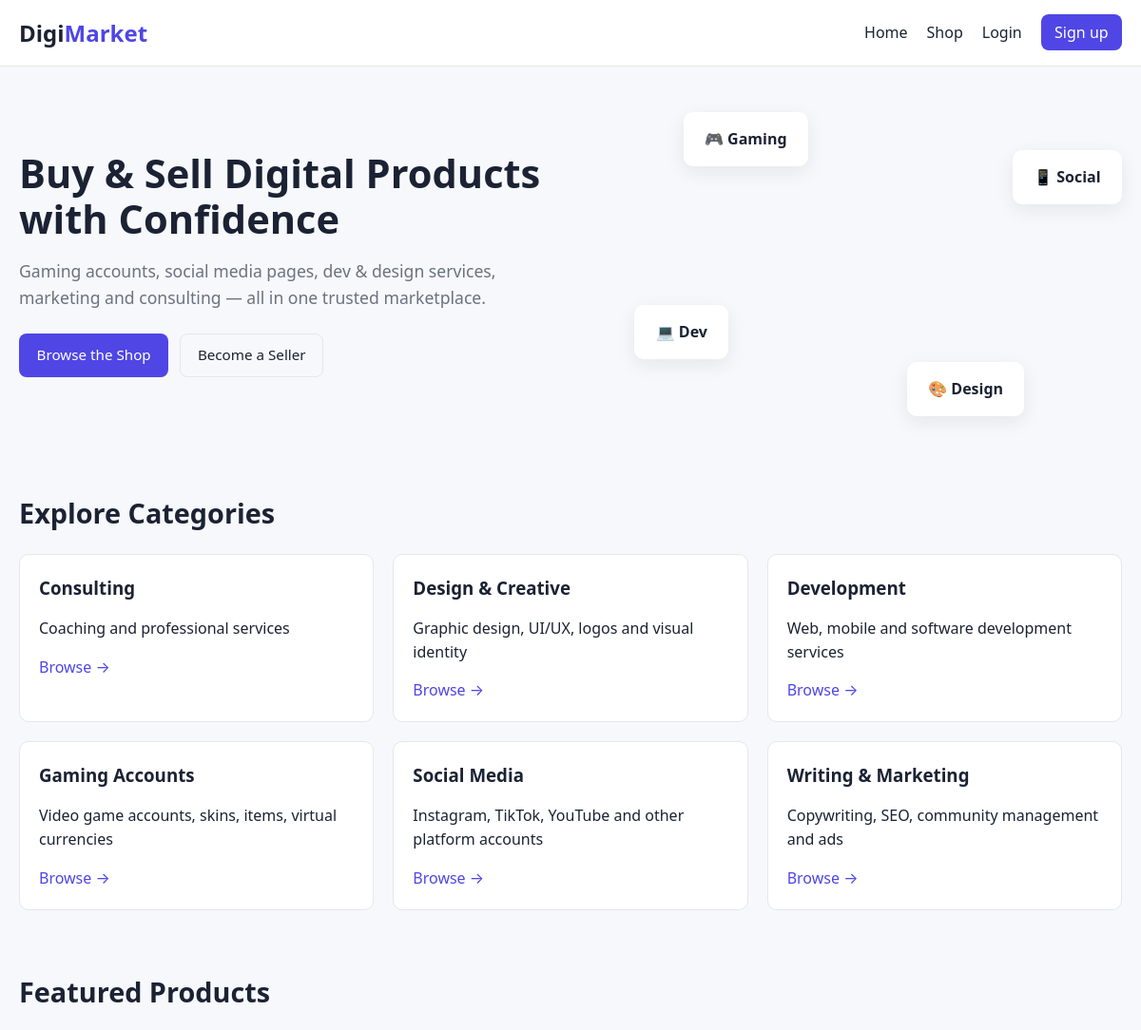
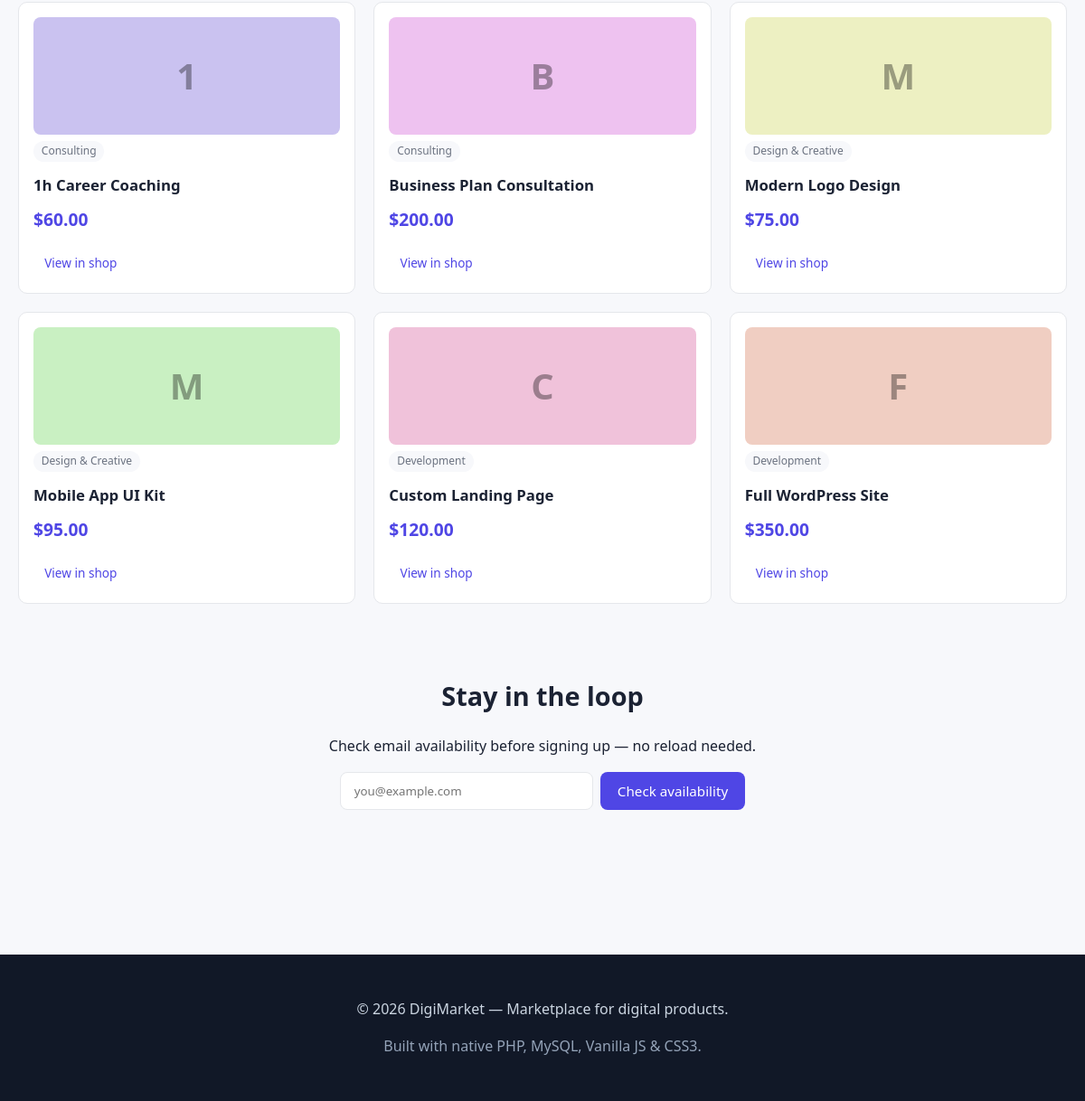
The page / on the database its author committed (2 pictures, top to bottom).
### tables this page shows
CREATE TABLE categories (
    id INT AUTO_INCREMENT PRIMARY KEY,
    name VARCHAR(80) NOT NULL UNIQUE,
    slug VARCHAR(80) NOT NULL UNIQUE,
    description TEXT
);

CREATE TABLE products (
    id INT AUTO_INCREMENT PRIMARY KEY,
    category_id INT NOT NULL,
    seller_id INT NOT NULL,
    title VARCHAR(150) NOT NULL,
    description TEXT NOT NULL,
    price DECIMAL(10,2) NOT NULL,
    image VARCHAR(255) DEFAULT 'placeholder.png',
    stock INT NOT NULL DEFAULT 1,
    created_at DATETIME NOT NULL DEFAULT CURRENT_TIMESTAMP,
    FOREIGN KEY (category_id) REFERENCES categories(id) ON DELETE CASCADE,
    FOREIGN KEY (seller_id)   REFERENCES users(id)      ON DELETE CASCADE,
    INDEX idx_cat (category_id),
    INDEX idx_title (title)
);

### db.php (called while the page is built, shortened)
<?php
function e($v) { return htmlspecialchars(isset($v) ? $v : '', ENT_QUOTES, 'UTF-8'); }
function is_logged_in() { return isset($_SESSION['user_id']); }

### index.php (the view, shortened to what this page needs)
<?php
require_once __DIR__ . '/config/db.php';
$categories = $pdo->query("SELECT * FROM categories ORDER BY name")->fetchAll();
$featured   = $pdo->query("SELECT p.*, c.name AS category_name
                           FROM products p
                           JOIN categories c ON c.id = p.category_id
                           ORDER BY p.created_at DESC LIMIT 6")->fetchAll();
include __DIR__ . '/includes/header.php';
?>
<section class="hero">
  <div class="hero-text">
    <h1>Buy &amp; Sell Digital Products with Confidence</h1>
    <p>Gaming accounts, social media pages, dev &amp; design services, marketing and consulting — all in one trusted marketplace.</p>
    <div class="hero-cta">
      <a href="shop.php" class="btn btn-primary">Browse the Shop</a>
      <a href="register.php" class="btn btn-ghost">Become a Seller</a>
    </div>
  </div>
  <div class="hero-card" aria-hidden="true">
    <div class="float-card c1">🎮 Gaming</div>
    <div class="float-card c2">📱 Social</div>
    <div class="float-card c3">💻 Dev</div>
    <div class="float-card c4">🎨 Design</div>
  </div>
</section>
<section class="categories">
  <h2>Explore Categories</h2>
  <div class="grid grid-3">
    <?php foreach ($categories as $cat): ?>
      <article class="cat-card">
        <h3><?= e($cat['name']) ?></h3>
        <p><?= e($cat['description']) ?></p>
        <a href="shop.php?category=<?= (int)$cat['id'] ?>">Browse →</a>
      </article>
    <?php endforeach; ?>
  </div>
</section>
<section class="featured">
  <h2>Featured Products</h2>
  <div class="grid grid-3" id="featuredGrid">
    <?php foreach ($featured as $p): ?>
      <article class="product-card">
        <div class="product-img" style="background:hsl(<?= ($p['id']*47)%360 ?> 60% 85%);">
          <?= strtoupper(substr($p['title'],0,1)) ?>
        </div>
        <span class="tag"><?= e($p['category_name']) ?></span>
        <h3><?= e($p['title']) ?></h3>
        <p class="price">$<?= number_format($p['price'],2) ?></p>
        <a href="shop.php" class="btn btn-sm">View in shop</a>
      </article>
    <?php endforeach; ?>
  </div>
</section>
<section class="newsletter">
  <h2>Stay in the loop</h2>
  <p>Check email availability before signing up — no reload needed.</p>
  <form id="emailCheckForm" class="inline-form" novalidate>
    <input type="email" id="emailCheck" placeholder="you@example.com" required>
    <button type="submit" class="btn btn-primary">Check availability</button>
  </form>
  <p id="emailCheckResult" class="result-msg" role="status"></p>
</section>
<?php include __DIR__ . '/includes/footer.php'; ?>

### header.php (shortened to what this page needs)
<?php require_once __DIR__ . '/../config/db.php'; ?>
<!DOCTYPE html>
<html lang="en">
<head>
<link rel="stylesheet" href="/digimarket/assets/css/style.css">
</head>
<body>
<header class="site-header">
  <div class="container nav-wrap">
    <a href="/digimarket/index.php" class="logo">Digi<span>Market</span></a>
    <nav class="main-nav">
      <ul>
        <li><a href="/digimarket/index.php">Home</a></li>
        <li><a href="/digimarket/shop.php">Shop</a></li>
        <?php if (is_logged_in()): ?>
          <li><a href="/digimarket/cart.php">Cart
            <?php
              $count = isset($_SESSION['cart']) ? array_sum($_SESSION['cart']) : 0;
              if ($count) echo '<span class="badge">'.$count.'</span>';
            ?>
          </a></li>
          <?php if (is_admin()): ?>
            <li><a href="/digimarket/admin.php" class="admin-link">Admin</a></li>
          <?php endif; ?>
          <li><a href="/digimarket/logout.php">Logout (<?= e($_SESSION['username']) ?>)</a></li>
        <?php else: ?>
          <li><a href="/digimarket/login.php">Login</a></li>
          <li><a href="/digimarket/register.php" class="btn-nav">Sign up</a></li>
        <?php endif; ?>
      </ul>
    </nav>
  </div>
</header>
<main class="container">

### footer.php (shortened to what this page needs)
</main>
<footer class="site-footer">
  <div class="container">
    <p>&copy; <?= date('Y') ?> DigiMarket — Marketplace for digital products.</p>
    <p class="muted">Built with native PHP, MySQL, Vanilla JS & CSS3.</p>
  </div>
</footer>
</body>
</html>

### style.css (style rules this page uses)
:root { --bg: #f7f8fb; --surface: #ffffff; --text: #1b2233; --muted: #6b7280; --primary: #4f46e5; --primary-dark: #3b32c4; --accent: #06b6d4; --danger: #dc2626; --success: #16a34a; --border: #e5e7eb; --radius: 10px; --shadow: 0 6px 20px rgba(20,20,50,.08); --font: 'Segoe UI', Roboto, system-ui, -apple-system, Helvetica, Arial, sans-serif; }
* { box-sizing: border-box; }
html, body { margin: 0; padding: 0; }
body { font-family: var(--font); background: var(--bg); color: var(--text); line-height: 1.55; }
a { color: var(--primary); text-decoration: none; }
.container { max-width: 1200px; margin: 0 auto; padding: 0 1.25rem; }
.site-header { background: var(--surface); border-bottom: 1px solid var(--border); position: sticky; top: 0; z-index: 50; }
.nav-wrap { display:flex; justify-content:space-between; align-items:center; padding:1rem 1.25rem; }
.logo { font-size: 1.5rem; font-weight: 800; color: var(--text); }
.logo span { color: var(--primary); }
.main-nav ul { display:flex; gap:1.25rem; list-style:none; padding:0; margin:0; align-items:center; }
.main-nav a { color: var(--text); font-weight:500; }
.btn-nav { background: var(--primary); color:#fff !important; padding:.5rem .9rem; border-radius:8px; }
.btn { display:inline-block; padding:.65rem 1.1rem; border-radius:8px; border:1px solid transparent; cursor:pointer; font-size:.95rem; font-family:inherit; }
.btn-primary { background: var(--primary); color:#fff; }
.btn-ghost { background: transparent; border-color: var(--border); color: var(--text); }
.btn-sm { padding: .4rem .7rem; font-size: .85rem; }
.hero { display:grid; grid-template-columns: 1.2fr 1fr; gap: 2rem; padding: 3rem 0; align-items:center; }
.hero h1 { font-size: 2.6rem; line-height:1.15; margin: 0 0 1rem; }
.hero p { color: var(--muted); font-size:1.1rem; max-width: 540px; }
.hero-cta { margin-top: 1.5rem; display:flex; gap:.75rem; flex-wrap:wrap; }
.hero-card { position: relative; height: 320px; }
.float-card { position: absolute; padding: 1rem 1.4rem; background: var(--surface); border-radius: var(--radius); box-shadow: var(--shadow); font-weight:600; animation: float 4s ease-in-out infinite; }
.c1 { top: 0; left: 10%; }
.c2 { top: 40px; right: 0; animation-delay: .5s; }
.c3 { bottom:60px; left: 0; animation-delay: 1s; }
.c4 { bottom: 0; right: 20%; animation-delay: 1.5s; }
section { padding: 2rem 0; }
section h2 { font-size: 1.8rem; margin: 0 0 1.25rem; }
.muted { color: var(--muted); }
.grid { display: grid; gap: 1.25rem; }
.grid-3 { grid-template-columns: repeat(3, 1fr); }
.cat-card { background: var(--surface); border-radius: var(--radius); padding: 1.25rem; border: 1px solid var(--border); transition: transform .18s ease, box-shadow .18s; }
.cat-card h3 { margin: 0 0 .5rem; }
.product-card { background: var(--surface); border-radius: var(--radius); border: 1px solid var(--border); padding: 1rem; display:flex; flex-direction:column; gap:.4rem; }
.product-img { height: 130px; border-radius: 8px; display:flex; align-items:center; justify-content:center; font-size: 2.5rem; font-weight: 800; color: rgba(0,0,0,.35); }
.product-card h3 { margin:.4rem 0 0; font-size:1.05rem; }
.tag { display:inline-block; background: var(--bg); color: var(--muted); padding:.15rem .55rem; border-radius:999px; font-size:.75rem; align-self:flex-start; }
.price { font-size: 1.2rem; color: var(--primary); font-weight: 700; margin:.25rem 0 .5rem; }
.newsletter { text-align:center; padding: 3rem 0; }
.inline-form { display:inline-flex; gap:.5rem; flex-wrap:wrap; justify-content:center; }
.inline-form input { padding:.65rem .9rem; border:1px solid var(--border); border-radius:8px; min-width:280px; font-family:inherit; }
.result-msg { margin-top:.8rem; min-height: 1.2rem; font-weight:500; }
.site-footer { background: #111827; color:#cbd5e1; margin-top: 4rem; padding: 2rem 0; text-align:center; }
.site-footer .muted { color: #94a3b8; }

### rows shown on the page
categories: name "Consulting", description "Coaching and professional services"
categories: name "Design & Creative", description "Graphic design, UI/UX, logos and visual identity"
categories: name "Development", description "Web, mobile and software development services"
categories: name "Gaming Accounts", description "Video game accounts, skins, items, virtual currencies"
categories: name "Social Media", description "Instagram, TikTok, YouTube and other platform accounts"
categories: name "Writing & Marketing", description "Copywriting, SEO, community management and ads"
products: title "1", category.name "Consulting", title "1h Career Coaching", price "60.00"
products: title "B", category.name "Consulting", title "Business Plan Consultation", price "200.00"
products: title "M", category.name "Design & Creative", title "Modern Logo Design", price "75.00"
products: title "M", category.name "Design & Creative", title "Mobile App UI Kit", price "95.00"
products: title "C", category.name "Development", title "Custom Landing Page", price "120.00"
products: title "F", category.name "Development", title "Full WordPress Site", price "350.00"
